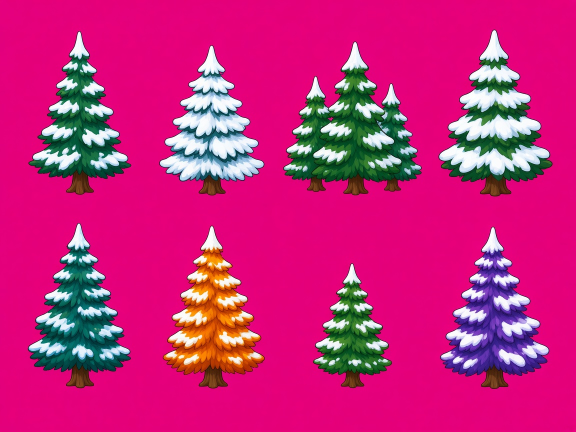
#> input picture art_src/trees_a.jpg, 1152 x 864 px (shown at 1/2 size)
$ python trees.py
#> lines starting #> are read from the running program, lines starting #| are printed output that depends on the picture; after the words box and inside, x2 and y2 are one past the last pixel; in counts of white or black regions, pixels touching at a corner belong together
# Painted cartoon tree sprites: key the GenerateImage sheet (flat hot-pink background), slice the 8 trees, pack one WebP atlas
# art/trees.webp + art/trees.json (rects in px, aspect, relative height). Replaces the old procedural low-poly pine.glb.
#   python3 tools/trees.py
import os, sys, json
import numpy as np
from PIL import Image, ImageDraw
import scipy.ndimage as nd
ROOT = os.path.dirname(os.path.dirname(os.path.abspath(__file__)))
SRC = ROOT + '/art_src/trees_a.jpg'
NAMES = ['pine_tall', 'fir_fluffy', 'pine_trio', 'fir_snowy', 'spruce_teal', 'fir_amber', 'pine_young', 'fir_violet']
TALL_PX = 400          # tallest sprite height in the atlas
PAD = 6

def key_pink(path):
    a = np.asarray(Image.open(path).convert('RGB')).astype(np.float32)
    b = np.concatenate([a[:8].reshape(-1, 3), a[-8:].reshape(-1, 3), a[:, :8].reshape(-1, 3), a[:, -8:].reshape(-1, 3)]); bg = np.median(b, 0)
    d = np.sqrt(((a - bg) ** 2).sum(-1))
    al = np.clip((d - 38) / 52, 0, 1)
    al = nd.gaussian_filter(al, 0.5)
    # remove stray bg-coloured islands inside nothing: keep as is (trees are solid)
    rgb = np.where(al[..., None] > 0.02, (a - (1 - al[..., None]) * bg) / np.maximum(al[..., None], 0.05), a)
    rgb = np.clip(rgb, 0, 255)
    # outline pixels mixed with the pink screen come out maroon: pull red back on dark edge pixels
    edge = nd.binary_dilation(al < 0.98, iterations=2) & (al > 0.02) | ((al > 0.02) & (rgb.max(-1) < 125) & (rgb[..., 0] > rgb[..., 1] * 1.25 + 8))
    dark = rgb.max(-1) < 135
    m = edge & dark; cap = np.maximum(rgb[..., 1], rgb[..., 2]) * 1.05 + 4
    rgb[..., 0] = np.where(m, np.minimum(rgb[..., 0], cap), rgb[..., 0])
    return np.dstack([rgb, al * 255]).astype(np.uint8), bg

def slice_trees(img):
    al = img[..., 3] > 100
    lab, k = nd.label(nd.binary_dilation(al, iterations=12))
    sizes = nd.sum(al, lab, range(1, k + 1)); keep = [i + 1 for i, s in enumerate(sizes) if s > 4000]
    cm = {i: nd.center_of_mass(al, lab, i) for i in keep}; H = img.shape[0]
    rows = [[i for i in keep if cm[i][0] < H * 0.5], [i for i in keep if cm[i][0] >= H * 0.5]]
    out = []
    for r in rows:
        assert len(r) == 4, [len(x) for x in rows]
        for i in sorted(r, key=lambda i: cm[i][1]):
            m = (lab == i) & nd.binary_dilation(al, iterations=4); f = img.copy(); f[..., 3] = np.where(m, img[..., 3], 0)
            ys, xs = np.where(f[..., 3] > 6); out.append(f[ys.min():ys.max() + 1, xs.min():xs.max() + 1])
    return out

def bleed(f):
    """fill fully transparent pixels with nearby tree colour so mip-mapping / filtering never shows a pink halo"""
    rgb = f[..., :3].astype(np.float32); a = f[..., 3] > 20
    idx = nd.distance_transform_edt(~a, return_distances=False, return_indices=True)
    return np.dstack([rgb[idx[0], idx[1]], f[..., 3]]).astype(np.uint8)

def build():
    img, bg = key_pink(SRC); print('bg', bg)
#> in key_pink, `bg = np.median(b, 0)`: bg = [229, 0, 122]
#> in key_pink, `edge = nd.binary_dilation(al < 0.98, iterations=2) & (al > 0.02) | ((a..`: edge: shape (864, 1152) bool; 5.2% white; 81 white regions (72 under 20 px), largest, box (x1, y1, x2, y2) and area: (879, 452, 1100, 779) 9359, (565, 81, 845, 392) 7811, (324, 450, 531, 779) 6207
#> in key_pink, `dark = rgb.max(-1) < 135`: dark: shape (864, 1152) bool; 13.3% white; 199 white regions (179 under 20 px), largest, box (x1, y1, x2, y2) and area: (566, 82, 845, 391) 33575, (54, 446, 263, 778) 24225, (56, 62, 264, 391) 20457
#> in key_pink, `m = edge & dark`: m: shape (864, 1152) bool; 3.8% white; 112 white regions (92 under 20 px), largest, box (x1, y1, x2, y2) and area: (880, 453, 1100, 778) 7558, (566, 82, 845, 391) 5905, (54, 446, 263, 778) 4582
#> in key_pink, `rgb[..., 0] = np.where(m, np.minimum(rgb[..., 0], cap), rgb[..., 0])`: rgb: shape (864, 1152, 3) float32; mean R, G, B 195.8, 38.1, 122.7
#> after `img, bg = key_pink(SRC)`:
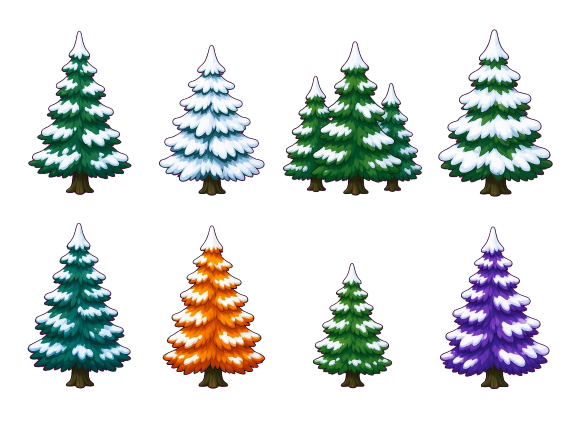
#> img: shape (864, 1152, 4) (shown at 1/2 size); mean of channels 0, 1, 2, 3 196.8, 38.1, 123, 70; transparent parts drawn white
#> after `img, bg = key_pink(SRC)`: bg = [229, 0, 122]
    trees = slice_trees(img); hmax = max(t.shape[0] for t in trees); s = TALL_PX / hmax
#> in slice_trees, `al = img[..., 3] > 100`: al: shape (864, 1152) bool; 27.5% white; 8 white regions, largest, box (x1, y1, x2, y2) and area: (566, 83, 844, 391) 46692, (876, 59, 1106, 393) 39067, (880, 453, 1099, 778) 35873
#> in slice_trees, `lab, k = nd.label(nd.binary_dilation(al, iterations=12))`:
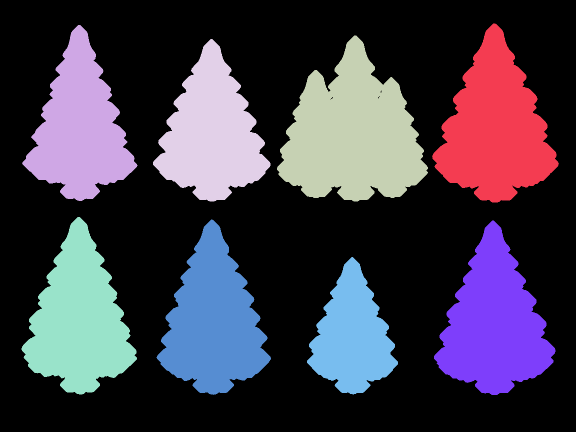
#> lab: shape (864, 1152) int32 (shown at 1/2 size); 9 distinct labels, from 0 to 8; one colour per label, 0 black
#> in slice_trees, `lab, k = nd.label(nd.binary_dilation(al, iterations=12))`: k = 8
#> in slice_trees, `sizes = nd.sum(al, lab, range(1, k + 1))`: sizes = [39067, 31246, 46692, 31825, 34704, 34325, 35873, 20122]
#> in slice_trees, `keep = [i + 1 for i, s in enumerate(sizes) if s > 4000]`: keep = [1, 2, 3, 4, 5, 6, 7, 8]
#> in slice_trees, `cm = {i: nd.center_of_mass(al, lab, i) for i in keep}`: cm = {1: (257.4, 990), 2: (257.5, 159.5), 3: (271.4, 704.5), 4: (267.8, 422.8), 5: (640.5, 157.6), 6: (644.4, 426.4), 7: (648.2, 987.9), 8: (672.9, 704.1)}
#> in slice_trees, `rows = [[i for i in keep if cm[i][0] < H * 0.5], [i for i in keep if c..`: rows = [[1, 2, 3, 4], [5, 6, 7, 8]]
#> the loop in slice_trees, `for r in rows:` made 2 passes
#> after the loop in slice_trees, `for r in rows:`:
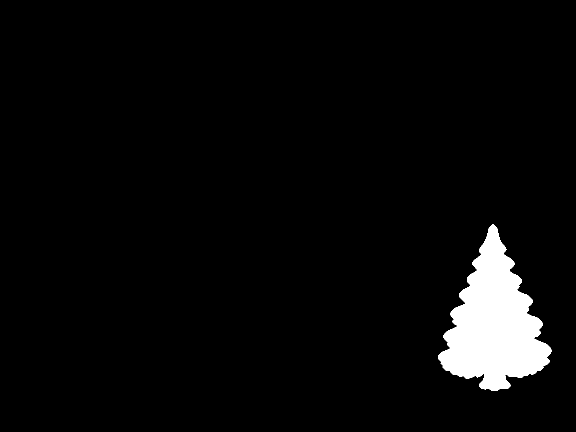
#> m: shape (864, 1152) bool (shown at 1/2 size); 4% white; 1 white region, box (x1, y1, x2, y2) and area: (876, 449, 1103, 782) 39996
#> after the loop in slice_trees, `for r in rows:`: out = 8 items
#> after `trees = slice_trees(img)`: trees = 8 items
#> after `hmax = max((t.shape[0] for t in trees))`: hmax = 336
#> after `s = TALL_PX / hmax`: s = 1.19
    sp = []
    for t in trees:
        h = max(8, round(t.shape[0] * s)); w = max(8, round(t.shape[1] * s))
        sp.append(np.asarray(Image.fromarray(t).resize((w, h), Image.LANCZOS)))
#> this loop made 8 passes
#> (h, w) on passes 1 to 8: (393, 249), (361, 254), (370, 333), (400, 276), (396, 249), (392, 246), (301, 190), (389, 263)
#> after the loop, sp = 8 items
    W = 1024; x = y = PAD; rowh = 0; rects = []
    for f in sp:
        h, w = f.shape[:2]
        if x + w + PAD > W: x = PAD; y += rowh + PAD; rowh = 0
        rects.append([x, y, w, h]); x += w + PAD; rowh = max(rowh, h)
#> this loop made 8 passes
#> (h, w, x, y, rowh) on passes 4, 8: (400, 276, 288, 405, 400), (389, 263, 275, 811, 389)
#> (h, w, x, rowh) on passes 1, 2, 3, 5, 6, 7: (393, 249, 261, 393), (361, 254, 521, 393), (370, 333, 860, 393), (396, 249, 543, 400), (392, 246, 795, 400), (301, 190, 991, 400)
#> after the loop, rects = [[6, 6, 249, 393], [261, 6, 254, 361], [521, 6, 333, 370], [6, 405, 276, 400], [288, 405, 249, 396], [543, 405, 246, 392], [795, 405, 190, 301], [6, 811, 263, 389]]; rowh = 389; x = 275; y = 811
    H = y + rowh + PAD; H = (H + 3) // 4 * 4
#> after `H = y + rowh + PAD`: H = 1206
#> after `H = (H + 3) // 4 * 4`: H = 1208
    atlas = np.zeros((H, W, 4), np.uint8)
#> atlas: shape (1208, 1024, 4); every value is 0
    for f, r in zip(sp, rects):
        g = bleed(np.pad(f, ((3, 3), (3, 3), (0, 0)))); rr = g[3:-3, 3:-3]
        atlas[r[1]:r[1] + r[3], r[0]:r[0] + r[2]] = rr
#> this loop made 8 passes
#> pass 1, in build, `rr = g[3:-3, 3:-3]`:
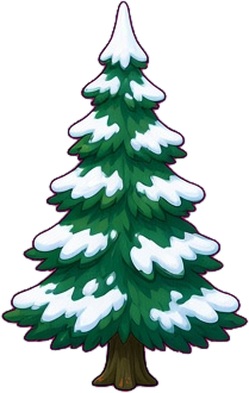
#> rr: shape (393, 249, 4); mean of channels 0, 1, 2, 3 94.2, 136.6, 116.1, 115.2; transparent parts drawn white
    # bleed the whole atlas gutter colours too
    atlas = bleed(atlas)
#> in bleed (call 9), `a = f[..., 3] > 20`:
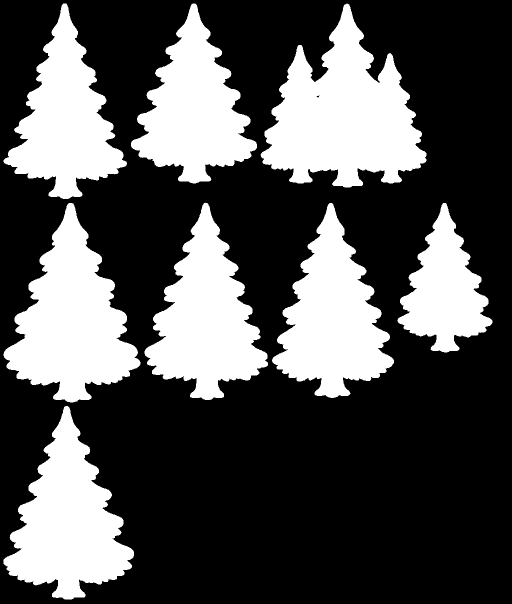
#> a: shape (1208, 1024) bool (shown at 1/2 size); 32% white; 8 white regions, largest, box (x1, y1, x2, y2) and area: (521, 7, 853, 375) 67386, (7, 406, 281, 805) 56415, (7, 812, 268, 1199) 51807
    im = Image.fromarray(atlas, 'RGBA'); im.save(ROOT + '/art/trees.webp', 'WEBP', quality=84, alpha_quality=90, method=6)
    meta = dict(w=W, h=H, r={n: r for n, r in zip(NAMES, rects)}, rel={n: round(r[3] / TALL_PX, 4) for n, r in zip(NAMES, rects)}, aspect={n: round(r[2] / r[3], 4) for n, r in zip(NAMES, rects)})
#> meta = 5 items
    json.dump(meta, open(ROOT + '/art/trees.json', 'w'), separators=(',', ':'))
    print('atlas', W, H, os.path.getsize(ROOT + '/art/trees.webp'), 'bytes'); print(meta['rel'])
#| atlas 1024 1208 188884 bytes
#| {'pine_tall': 0.9825, 'fir_fluffy': 0.9025, 'pine_trio': 0.925, 'fir_snowy': 1.0, 'spruce_teal': 0.99, 'fir_amber': 0.98, 'pine_young': 0.7525, 'fir_violet': 0.9725}
    # contact sheet
    cw = 330; sheet = Image.new('RGB', (cw * 4, 460 * 2 + 40), (118, 168, 214)); d = ImageDraw.Draw(sheet)
    for i, (n, r) in enumerate(zip(NAMES, rects)):
        c = im.crop((r[0], r[1], r[0] + r[2], r[1] + r[3])); sc = min(1.0, 420 / c.size[1], (cw - 20) / c.size[0]); c = c.resize((max(1, int(c.size[0] * sc)), max(1, int(c.size[1] * sc))))
        ox = (i % 4) * cw + (cw - c.size[0]) // 2; oy = (i // 4) * 460 + 440 - c.size[1] + 20; sheet.paste(c, (ox, oy), c); d.text(((i % 4) * cw + 8, (i // 4) * 460 + 4), n, fill=(255, 255, 255))
#> this loop made 8 passes
#> (n, r, sc, ox, oy) on passes 1 to 8: ('pine_tall', [6, 6, 249, 393], 1, 40, 67), ('fir_fluffy', [261, 6, 254, 361], 1, 368, 99), ('pine_trio', [521, 6, 333, 370], 0.931, 670, 116), ('fir_snowy', [6, 405, 276, 400], 1, 1017, 60), ('spruce_teal', [288, 405, 249, 396], 1, 40, 524), ('fir_amber', [543, 405, 246, 392], 1, 372, 528), ('pine_young', [795, 405, 190, 301], 1, 730, 619), ('fir_violet', [6, 811, 263, 389], 1, 1023, 531)
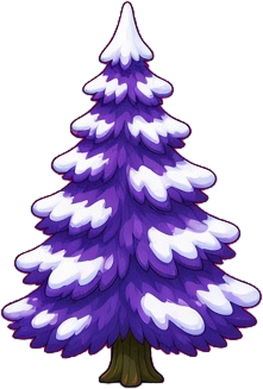
#> c: PIL image 263x389 RGBA; mean R, G, B, A 113.7, 119.7, 151.1, 126.2; transparent parts drawn white
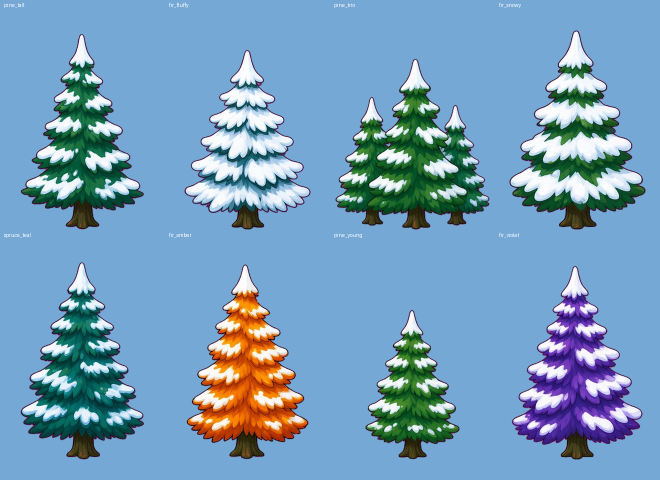
#> sheet: PIL image 1320x960 RGB (shown at 1/2 size); mean R, G, B 118.4, 157.7, 188.2
    os.makedirs(ROOT + '/previews/sprites', exist_ok=True); sheet.save(ROOT + '/previews/sprites/trees.png')
if __name__ == '__main__': build()
